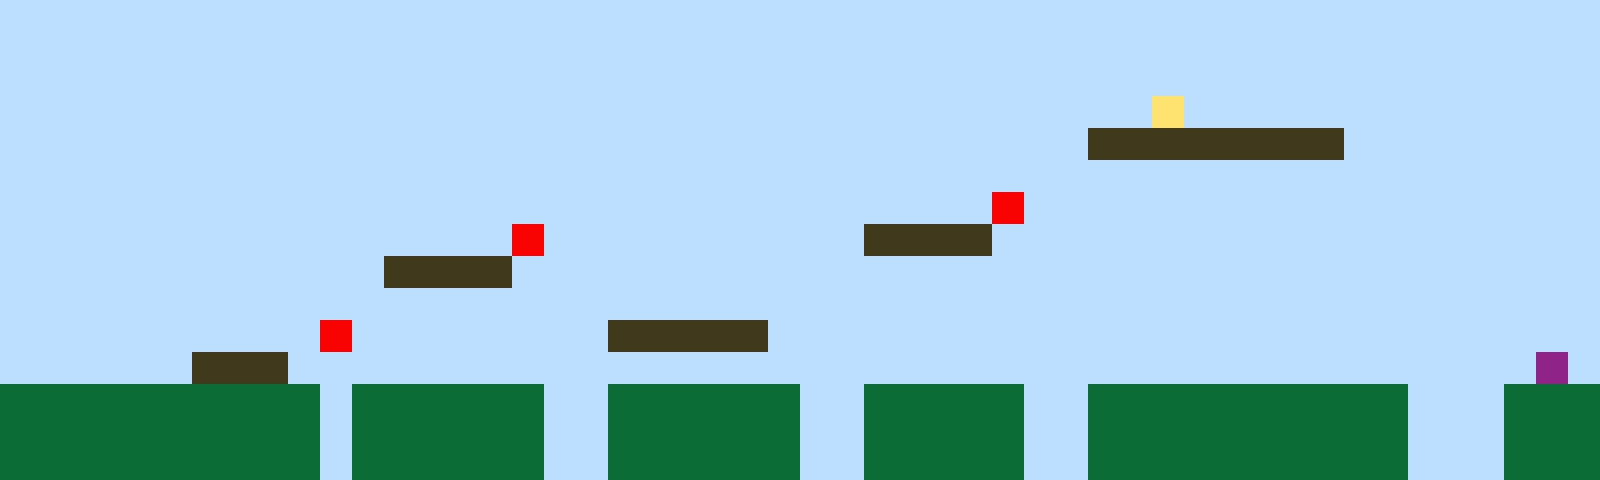

The image is a tile-based game level rendered from a .tmx file. Its description and complete source (layers, tilesets, objects, tile grids) follow:
An orthogonal 50x15 tile map with 32x32 px tiles, 1 tile layer (Tile Layer 1).

<map version="1.10" tiledversion="1.11.2" orientation="orthogonal" renderorder="right-up" width="50" height="15" tilewidth="32" tileheight="32" infinite="0" nextlayerid="2" nextobjectid="1"><editorsettings><export target="map1.csv" format="csv" /></editorsettings><tileset firstgid="1" name="sprites" tilewidth="32" tileheight="32" tilecount="6" columns="3"><image source="sprites.png" width="96" height="64" /></tileset><layer id="1" name="Tile Layer 1" width="50" height="15"><data encoding="csv">1,1,1,1,1,1,1,1,1,1,1,1,1,1,1,1,1,1,1,1,1,1,1,1,1,1,1,1,1,1,1,1,1,1,1,1,1,1,1,1,1,1,1,1,1,1,1,1,1,1,1,1,1,1,1,1,1,1,1,1,1,1,1,1,1,1,1,1,1,1,1,1,1,1,1,1,1,1,1,1,1,1,1,1,1,1,1,1,1,1,1,1,1,1,1,1,1,1,1,1,1,1,1,1,1,1,1,1,1,1,1,1,1,1,1,1,1,1,1,1,1,1,1,1,1,1,1,1,1,1,1,1,1,1,1,1,1,1,1,1,1,1,1,1,1,1,1,1,1,1,1,1,1,1,1,1,1,1,1,1,1,1,1,1,1,1,1,1,1,1,1,1,1,1,1,1,1,1,1,1,1,1,1,1,1,1,4,1,1,1,1,1,1,1,1,1,1,1,1,1,1,1,1,1,1,1,1,1,1,1,1,1,1,1,1,1,1,1,1,1,1,1,1,1,1,1,1,1,1,1,1,1,1,1,3,3,3,3,3,3,3,3,1,1,1,1,1,1,1,1,1,1,1,1,1,1,1,1,1,1,1,1,1,1,1,1,1,1,1,1,1,1,1,1,1,1,1,1,1,1,1,1,1,1,1,1,1,1,1,1,1,1,1,1,1,1,1,1,1,1,1,1,1,1,1,1,1,1,1,1,1,1,1,1,1,1,1,1,1,1,1,1,1,1,1,1,1,1,1,1,1,5,1,1,1,1,1,1,1,1,1,1,1,1,1,1,1,1,1,1,1,1,1,1,1,1,1,1,1,1,1,1,1,1,1,1,5,1,1,1,1,1,1,1,1,1,1,3,3,3,3,1,1,1,1,1,1,1,1,1,1,1,1,1,1,1,1,1,1,1,1,1,1,1,1,1,1,1,1,1,1,1,3,3,3,3,1,1,1,1,1,1,1,1,1,1,1,1,1,1,1,1,1,1,1,1,1,1,1,1,1,1,1,1,1,1,1,1,1,1,1,1,1,1,1,1,1,1,1,1,1,1,1,1,1,1,1,1,1,1,1,1,1,1,1,1,1,1,1,1,1,1,1,1,1,1,1,1,1,1,1,1,1,1,1,1,1,1,1,1,1,1,1,1,1,1,1,1,1,1,5,1,1,1,1,1,1,1,1,3,3,3,3,3,1,1,1,1,1,1,1,1,1,1,1,1,1,1,1,1,1,1,1,1,1,1,1,1,1,1,1,1,1,1,1,1,3,3,3,1,1,1,1,1,1,1,1,1,1,1,1,1,1,1,1,1,1,1,1,1,1,1,1,1,1,1,1,1,1,1,1,1,1,1,1,1,1,1,6,1,2,2,2,2,2,2,2,2,2,2,1,2,2,2,2,2,2,1,1,2,2,2,2,2,2,1,1,2,2,2,2,2,1,1,2,2,2,2,2,2,2,2,2,2,1,1,1,2,2,2,2,2,2,2,2,2,2,2,2,2,1,2,2,2,2,2,2,1,1,2,2,2,2,2,2,1,1,2,2,2,2,2,1,1,2,2,2,2,2,2,2,2,2,2,1,1,1,2,2,2,2,2,2,2,2,2,2,2,2,2,1,2,2,2,2,2,2,1,1,2,2,2,2,2,2,1,1,2,2,2,2,2,1,1,2,2,2,2,2,2,2,2,2,2,1,1,1,2,2,2</data></layer></map>
